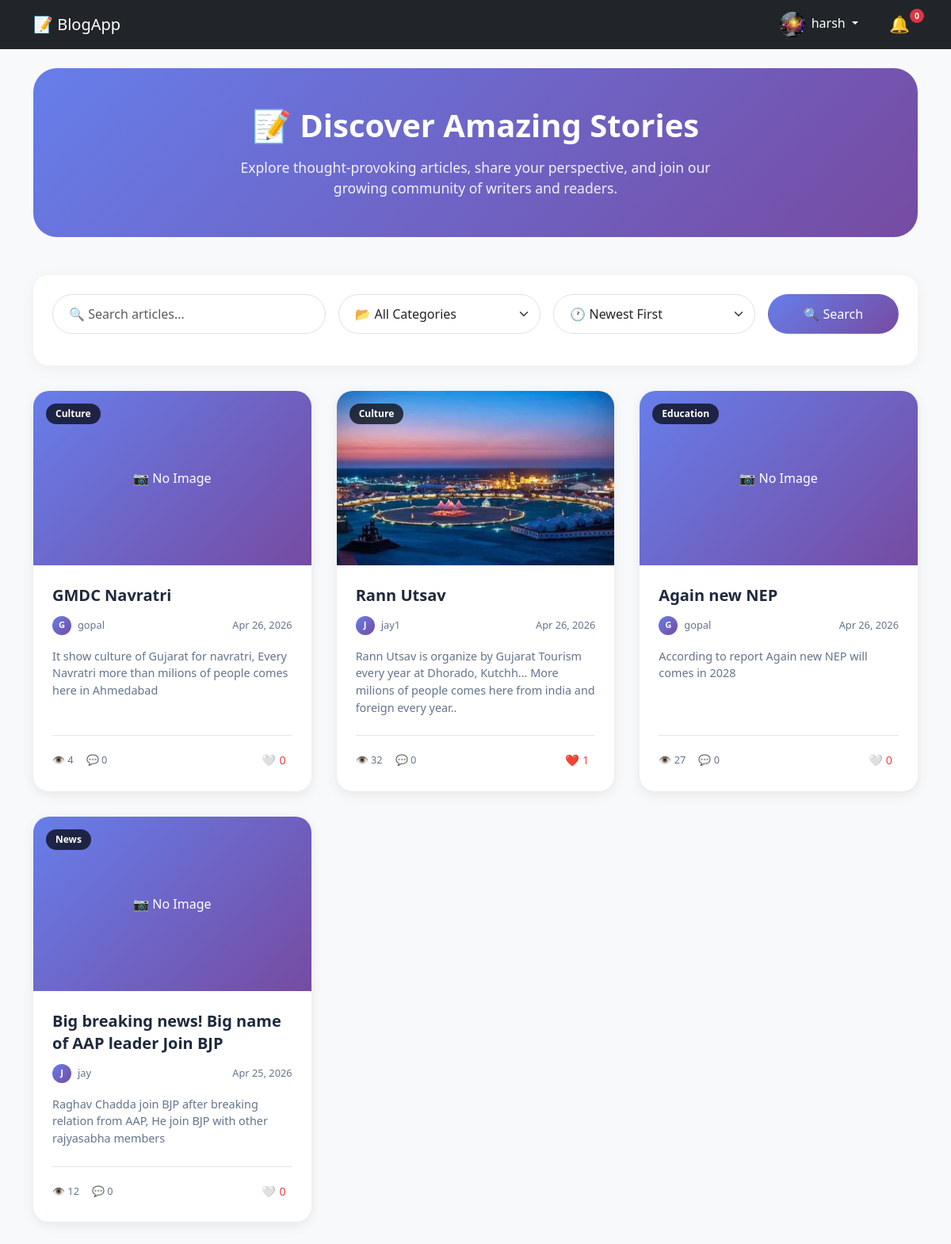
The app's page / (signed in) with its own data.
### blogapp/models.py (models this page shows, shortened)
class Profile(models.Model):
    user = models.OneToOneField(User, on_delete=models.CASCADE)
    profile_pic = models.ImageField(blank=True, null=True)
    bio = models.TextField(blank=True, null=True)

class Post(models.Model):
    author = models.ForeignKey(User, on_delete=models.CASCADE)
    category = models.ForeignKey(Category, on_delete=models.CASCADE)
    title = models.CharField(max_length=50)
    content = models.TextField()
    image = models.ImageField(null=True, blank=True)
    created_at = models.DateTimeField(auto_now_add=True)
    likes = models.ManyToManyField(User, related_name="liked_posts", blank=True)
    views = models.IntegerField(default=0)
    def total_likes(self):
        return self.likes.count()

class Category(models.Model):
    name = models.CharField(max_length=50)

### blogapp/views.py (the view)
# urls.py: path('', PostListView.as_view(), name='post_list'),
class PostListView(ListView):
    model = Post
    template_name = 'blog/post_list.html'
    context_object_name = 'posts'
    ordering = ['-created_at']
    paginate_by = 4
    def get_queryset(self):
        queryset = Post.objects.all()
        query = self.request.GET.get("q")
        category = self.request.GET.get('category')
        sorted_by = self.request.GET.get('sort', '-created_at')
        if query:
            queryset = queryset.filter(
                Q(title__icontains=query) | Q(content__icontains=query)
            )
        if category:
            queryset = queryset.filter(category__id=category)
        if sorted_by == "-likes":
            queryset = queryset.annotate(like_count=Count('likes')).order_by("-like_count")
        elif sorted_by == "-views":
            queryset = queryset.order_by("-views")
        else:
            queryset = queryset.order_by("-created_at")
        return queryset
    def get_context_data(self, **kwargs):
        context = super().get_context_data(**kwargs)
        context['categories'] = Category.objects.all()
        if self.request.user.is_authenticated:
            context['notification_count'] = Notification.objects.filter(
                user = self.request.user,
                is_read = False
            ).count()
        else:
            context['notification_count'] = 0
        return context

### blogapp/context_processors.py (called while the page is built)
def notification_count(request):
    if request.user.is_authenticated:
        count = Notification.objects.filter(
            user=request.user,
            is_read=False
        ).count()
    else:
        count = 0
    return {'notification_count': count}

### blogapp/templates/blog/post_list.html (shortened to what this page needs)
{% extends 'base.html' %}
{% load static %}
{% block extra_css %}
<link rel="stylesheet" href="{% static 'css/post_list.css' %}">
{% endblock %}
{% block content %}
<div class="hero-section">
    <h1>📝 Discover Amazing Stories</h1>
    <p>Explore thought-provoking articles, share your perspective, and join our growing community of writers and
        readers.</p>
</div>
<div class="filter-bar">
    <form id="filter-form">
        <div class="row align-items-center g-3">
            <div class="col-md-4">
                <input type="text" name="q" id="filter-in" class="form-control" placeholder="🔍 Search articles..."
                    style="border-radius: 40px; padding: 0.75rem 1.25rem;">
            </div>
            <div class="col-md-3">
                <select name="category" id="filter-cat" class="form-select"
                    style="border-radius: 40px; padding: 0.75rem 1.25rem;">
                    <option value="">📂 All Categories</option>
                </select>
            </div>
            <div class="col-md-3">
                <select id="sort-select" class="form-select" style="border-radius: 40px; padding: 0.75rem 1.25rem;">
                    <option value="-created_at">🕐 Newest First</option>
                </select>
            </div>
            <div class="col-md-2">
                <button type="button" id="search-btn" class="btn w-100"
                    style="background: linear-gradient(135deg, #667eea, #764ba2); color: white; border-radius: 40px; padding: 0.75rem;">
                    🔍 Search
                </button>
            </div>
        </div>
    </form>
</div>
<div id="post-container">
    <div class="posts-grid">
        {% include "blog/post_list_partial_modern.html" with posts=page_obj %}
    </div>
</div>
{% endblock %}

### blogapp/templates/base.html (shortened to what this page needs)
{% load static %}
<html>
<head>
    <link href="https://cdn.jsdelivr.net/npm/bootstrap@5.3.0/dist/css/bootstrap.min.css" rel="stylesheet">
    <link rel="stylesheet" href="{% static 'css/style.css' %}">
    {% block extra_css %}{% endblock %}
</head>
<body class="bg-light">
    <nav class="navbar navbar-expand-lg navbar-dark bg-dark">
        <div class="container">
            <a class="navbar-brand" href="{% url 'post_list' %}">📝 BlogApp</a>
            <div class="d-flex align-items-center gap-3">
                <div class="dropdown">
                    <button class="btn btn-link dropdown-toggle text-white text-decoration-none" type="button"
                        data-bs-toggle="dropdown" aria-expanded="false">
                        {% if user.profile.profile_pic and user.profile.profile_pic.name != 'default_avatar.png' %}
                        <img src="{{ user.profile.profile_pic.url }}" alt="Avatar"
                            style="width: 32px; height: 32px; border-radius: 50%; object-fit: cover;">
                        {% else %}
                        <div
                            style="width: 32px; height: 32px; background: #667eea; border-radius: 50%;
                                        display: inline-flex; align-items: center; justify-content: center; color: white;">
                            {{ user.username|make_list|first|upper }}
                        </div>
                        {% endif %}
                        <span class="ms-1">{{ user.username }}</span>
                    </button>
                </div>
                {% if request.user.is_authenticated %}
                <div class="notification-wrapper" id="wrapper">
                    <a href="{% url 'notifications' %}" class="notification-bell-link" id="notificationBellLink">
                        🔔
                        <span id="notif-count" class="notification-badge">0</span>
                    </a>
                </div>
                {% endif %}
            </div>
        </div>
    </nav>
    <div class="container mt-4">
        {% block content %}
        {% endblock %}
    </div>
</body>
</html>

### blogapp/templates/blog/post_list_partial_modern.html
{% for post in posts %}
<div class="post-card-modern">
    <div class="post-card-image">
        {% if post.image %}
        <img src="{{ post.image.url }}" alt="{{ post.title }}">
        {% else %}
        <div
            style="height: 220px; background: linear-gradient(135deg, #667eea, #764ba2); display: flex; align-items: center; justify-content: center; color: white;">
            📷 No Image
        </div>
        {% endif %}
        <span class="post-card-category">{{ post.category.name }}</span>
    </div>
    <div class="post-card-content">
        <h3 class="post-card-title">
            <a href="{% url 'post_detail' post.id %}">{{ post.title }}</a>
        </h3>
        <div class="post-card-meta">
            <div class="post-card-author">
                <div class="post-card-author-img">
                    {{ post.author.username|first|upper }}
                </div>
                <span>{{ post.author.username }}</span>
            </div>
            <span>{{ post.created_at|date:"M d, Y" }}</span>
        </div>
        <p class="post-card-excerpt">
            {{ post.content|truncatewords:25 }}
        </p>
        <div class="post-card-stats">
            <div class="post-card-stats-left">
                <div class="stat-item">👁️ {{ post.views }}</div>
                <div class="stat-item">💬 {{ post.comment_set.count }}</div>
            </div>
            <button onclick="likePost({{ post.id }})" id="like-btn-{{ post.id }}" class="like-btn-modern">
                {% if user in post.likes.all %}
                ❤️ <span id="like-count-{{ post.id }}">{{ post.total_likes }}</span>
                {% else %}
                🤍 <span id="like-count-{{ post.id }}">{{ post.total_likes }}</span>
                {% endif %}
            </button>
        </div>
    </div>
</div>
{% empty %}
<div class="empty-state">
    <div class="empty-state-icon">📭</div>
    <h3>No posts found</h3>
    <p>Try adjusting your search or filter to find what you're looking for.</p>
</div>
{% endfor %}

### blogapp/static/css/style.css (style rules this page uses)
#wrapper { position: relative; display: inline-block; }
#wrapper a { position: relative; display: inline-flex; align-items: center; gap: 5px; font-size: 1.3rem; text-decoration: none; padding: 5px 10px; border-radius: 50%; transition: all 0.2s; }
#notif-count { position: absolute; top: 1px; right: -8px; background: #dc3545; color: white !important; font-size: 0.65rem; font-weight: bold; min-width: 18px; height: 18px; padding: 0 5px; border-radius: 50%; display: inline-flex; align-items: center; justify-content: center; box-shadow: 0 0 0 2px #212529; }

### blogapp/static/css/post_list.css (style rules this page uses)
.hero-section { background: linear-gradient(135deg, #667eea 0%, #764ba2 100%); border-radius: 30px; padding: 3rem 2rem; margin-bottom: 3rem; text-align: center; color: white; }
.hero-section h1 { font-size: 2.5rem; font-weight: 800; margin-bottom: 1rem; }
.hero-section p { font-size: 1.1rem; opacity: 0.9; max-width: 600px; margin: 0 auto; }
.filter-bar { background: white; border-radius: 20px; padding: 1.5rem; margin-bottom: 2rem; box-shadow: 0 4px 20px rgba(0, 0, 0, 0.05); }
.posts-grid { display: grid; grid-template-columns: repeat(auto-fill, minmax(350px, 1fr)); gap: 2rem; margin-bottom: 2rem; }
.post-card-modern { background: white; border-radius: 20px; overflow: hidden; transition: all 0.3s ease; box-shadow: 0 4px 15px rgba(0, 0, 0, 0.08); height: 100%; display: flex; flex-direction: column; }
.post-card-image { height: 220px; overflow: hidden; position: relative; }
.post-card-image img { width: 100%; height: 100%; object-fit: cover; transition: transform 0.3s ease; }
.post-card-category { position: absolute; top: 1rem; left: 1rem; background: rgba(0, 0, 0, 0.7); backdrop-filter: blur(10px); color: white; padding: 0.25rem 0.75rem; border-radius: 20px; font-size: 0.75rem; font-weight: 600; z-index: 1; }
.post-card-content { padding: 1.5rem; flex: 1; display: flex; flex-direction: column; }
.post-card-title { font-size: 1.25rem; font-weight: 700; margin-bottom: 0.75rem; line-height: 1.4; }
.post-card-title a { color: #1e293b; text-decoration: none; transition: color 0.2s ease; }
.post-card-meta { display: flex; justify-content: space-between; align-items: center; margin-bottom: 1rem; font-size: 0.8rem; color: #64748b; }
.post-card-author { display: flex; align-items: center; gap: 0.5rem; }
.post-card-author-img { width: 24px; height: 24px; border-radius: 50%; background: linear-gradient(135deg, #667eea, #764ba2); display: flex; align-items: center; justify-content: center; color: white; font-size: 0.7rem; font-weight: bold; }
.post-card-excerpt { color: #64748b; font-size: 0.9rem; line-height: 1.5; margin-bottom: 1.5rem; flex: 1; }
.post-card-stats { display: flex; justify-content: space-between; align-items: center; padding-top: 1rem; border-top: 1px solid #e2e8f0; }
.post-card-stats-left { display: flex; gap: 1rem; }
.stat-item { display: flex; align-items: center; gap: 0.25rem; font-size: 0.8rem; color: #64748b; }
.like-btn-modern { background: none; border: none; cursor: pointer; display: flex; align-items: center; gap: 0.25rem; font-size: 0.9rem; color: #ef4444; transition: transform 0.2s ease; padding: 0.25rem 0.5rem; border-radius: 20px; }

### records on screen
Post: image "📷 No Image", category.name "Culture", title "GMDC Navratri", author.username|first "G", author.username "gopal", created_at "Apr 26, 2026", content "It show culture of Gujarat for navratri, Every Navratri more than milions of people comes here in Ahmedabad", views "4", comment_set.count "0", total_likes "0"
Post: image (picture), category.name "Culture", title "Rann Utsav", author.username|first "J", author.username "jay1", created_at "Apr 26, 2026", content "Rann Utsav is organize by Gujarat Tourism every year at Dhorado, Kutchh... More milions of people comes here from india and foreign every year..", views "32", comment_set.count "0", total_likes "1"
Post: image "📷 No Image", category.name "Education", title "Again new NEP", author.username|first "G", author.username "gopal", created_at "Apr 26, 2026", content "According to report Again new NEP will comes in 2028", views "27", comment_set.count "0", total_likes "0"
Post: image "📷 No Image", category.name "News", title "Big breaking news! Big name of AAP leader Join BJP", author.username|first "J", author.username "jay", created_at "Apr 25, 2026", content "Raghav Chadda join BJP after breaking relation from AAP, He join BJP with other rajyasabha members", views "12", comment_set.count "0", total_likes "0"

### other values on screen
{{ user.username }} "harsh"
